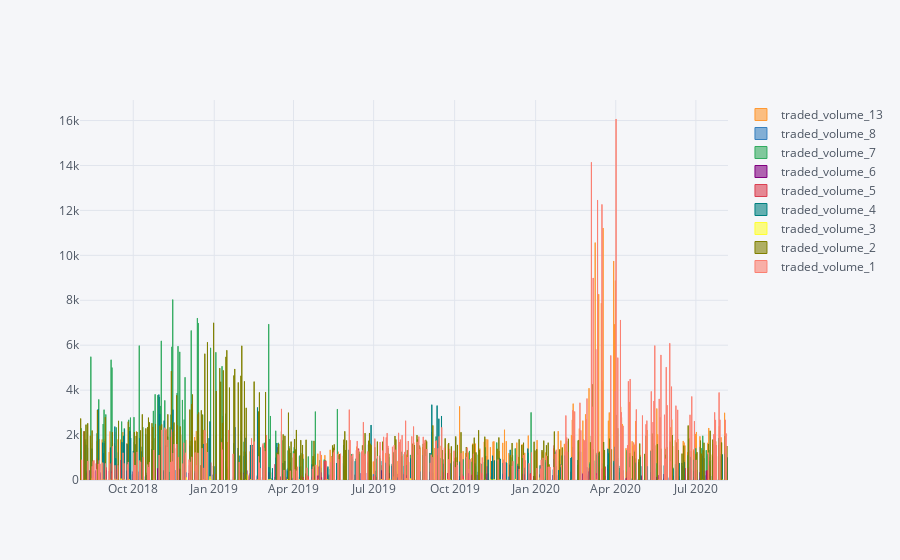

Notebook source saved alongside this figure:
### Code cell
final_df[vol_cols].iplot(kind='bar')

### Figure 1 — Plotly figure (JSON) as saved in the notebook; plotly's stock layout.template omitted (floating-point values rounded to 4 significant figures; data arrays with more than 128 entries replaced by an {"elided": "..."} marker saying what was removed)
{"data": [{"marker": {"color": "rgba(255, 153, 51, 0.6)", "line": {"color": "rgba(255, 153, 51, 1.0)", "width": 1}}, "name": "traded_volume_13", "orientation": "v", "text": "", "type": "bar", "x": {"elided": "736 str values"}, "y": {"elided": "736 mixed values"}}, {"marker": {"color": "rgba(55, 128, 191, 0.6)", "line": {"color": "rgba(55, 128, 191, 1.0)", "width": 1}}, "name": "traded_volume_8", "orientation": "v", "text": "", "type": "bar", "x": {"elided": "736 str values"}, "y": {"elided": "736 mixed values"}}, {"marker": {"color": "rgba(50, 171, 96, 0.6)", "line": {"color": "rgba(50, 171, 96, 1.0)", "width": 1}}, "name": "traded_volume_7", "orientation": "v", "text": "", "type": "bar", "x": {"elided": "736 str values"}, "y": {"elided": "736 mixed values"}}, {"marker": {"color": "rgba(128, 0, 128, 0.6)", "line": {"color": "rgba(128, 0, 128, 1.0)", "width": 1}}, "name": "traded_volume_6", "orientation": "v", "text": "", "type": "bar", "x": {"elided": "736 str values"}, "y": {"elided": "736 mixed values"}}, {"marker": {"color": "rgba(219, 64, 82, 0.6)", "line": {"color": "rgba(219, 64, 82, 1.0)", "width": 1}}, "name": "traded_volume_5", "orientation": "v", "text": "", "type": "bar", "x": {"elided": "736 str values"}, "y": {"elided": "736 mixed values"}}, {"marker": {"color": "rgba(0, 128, 128, 0.6)", "line": {"color": "rgba(0, 128, 128, 1.0)", "width": 1}}, "name": "traded_volume_4", "orientation": "v", "text": "", "type": "bar", "x": {"elided": "736 str values"}, "y": {"elided": "736 mixed values"}}, {"marker": {"color": "rgba(255, 255, 51, 0.6)", "line": {"color": "rgba(255, 255, 51, 1.0)", "width": 1}}, "name": "traded_volume_3", "orientation": "v", "text": "", "type": "bar", "x": {"elided": "736 str values"}, "y": {"elided": "736 mixed values"}}, {"marker": {"color": "rgba(128, 128, 0, 0.6)", "line": {"color": "rgba(128, 128, 0, 1.0)", "width": 1}}, "name": "traded_volume_2", "orientation": "v", "text": "", "type": "bar", "x": {"elided": "736 str values"}, "y": {"elided": "736 mixed values"}}, {"marker": {"color": "rgba(251, 128, 114, 0.6)", "line": {"color": "rgba(251, 128, 114, 1.0)", "width": 1}}, "name": "traded_volume_1", "orientation": "v", "text": "", "type": "bar", "x": {"elided": "736 str values"}, "y": {"elided": "736 mixed values"}}], "layout": {"legend": {"bgcolor": "#F5F6F9", "font": {"color": "#4D5663"}}, "paper_bgcolor": "#F5F6F9", "plot_bgcolor": "#F5F6F9", "title": {"font": {"color": "#4D5663"}}, "xaxis": {"gridcolor": "#E1E5ED", "showgrid": true, "tickfont": {"color": "#4D5663"}, "title": {"font": {"color": "#4D5663"}, "text": ""}, "zerolinecolor": "#E1E5ED"}, "yaxis": {"gridcolor": "#E1E5ED", "showgrid": true, "tickfont": {"color": "#4D5663"}, "title": {"font": {"color": "#4D5663"}, "text": ""}, "zerolinecolor": "#E1E5ED"}}}
